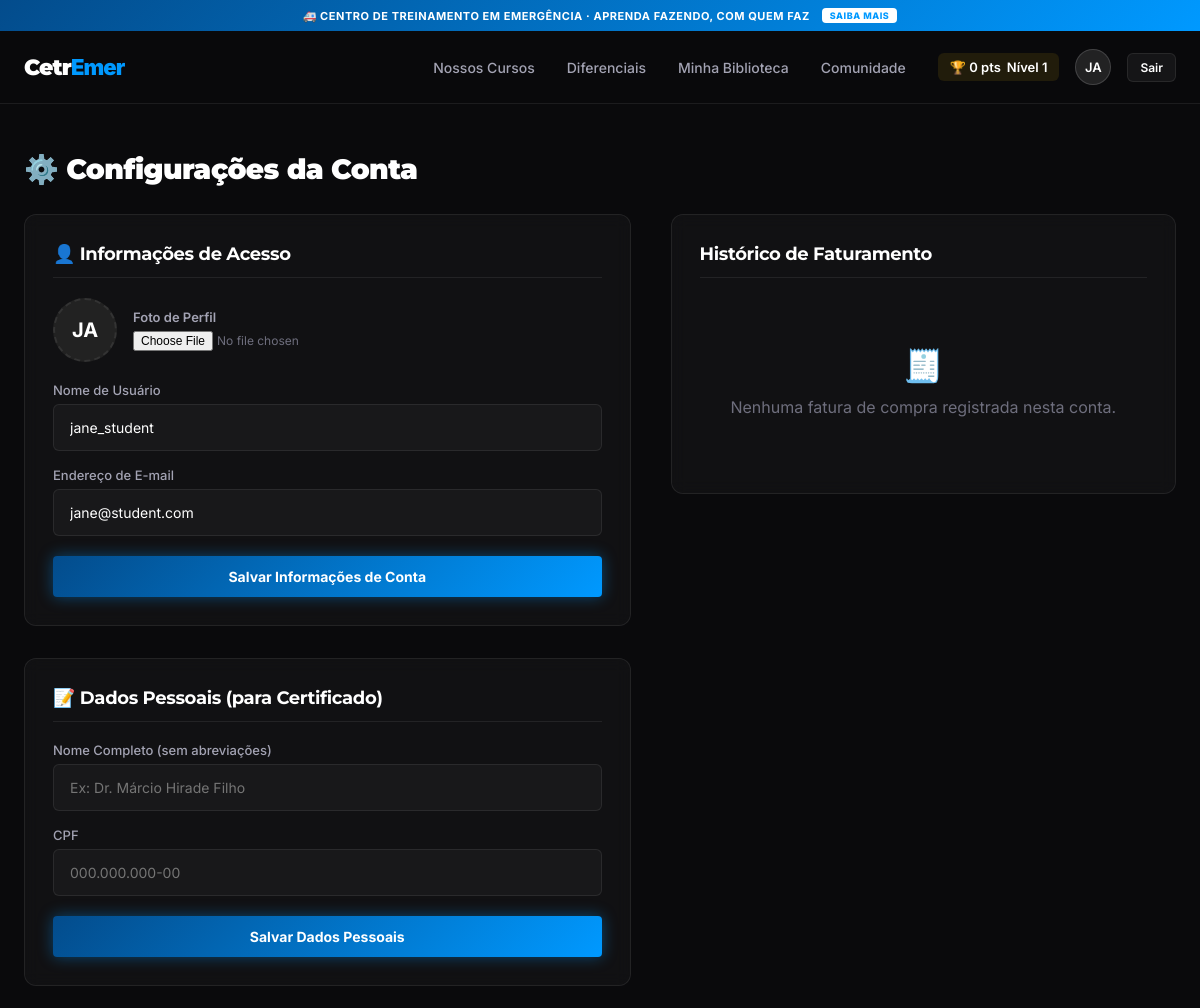
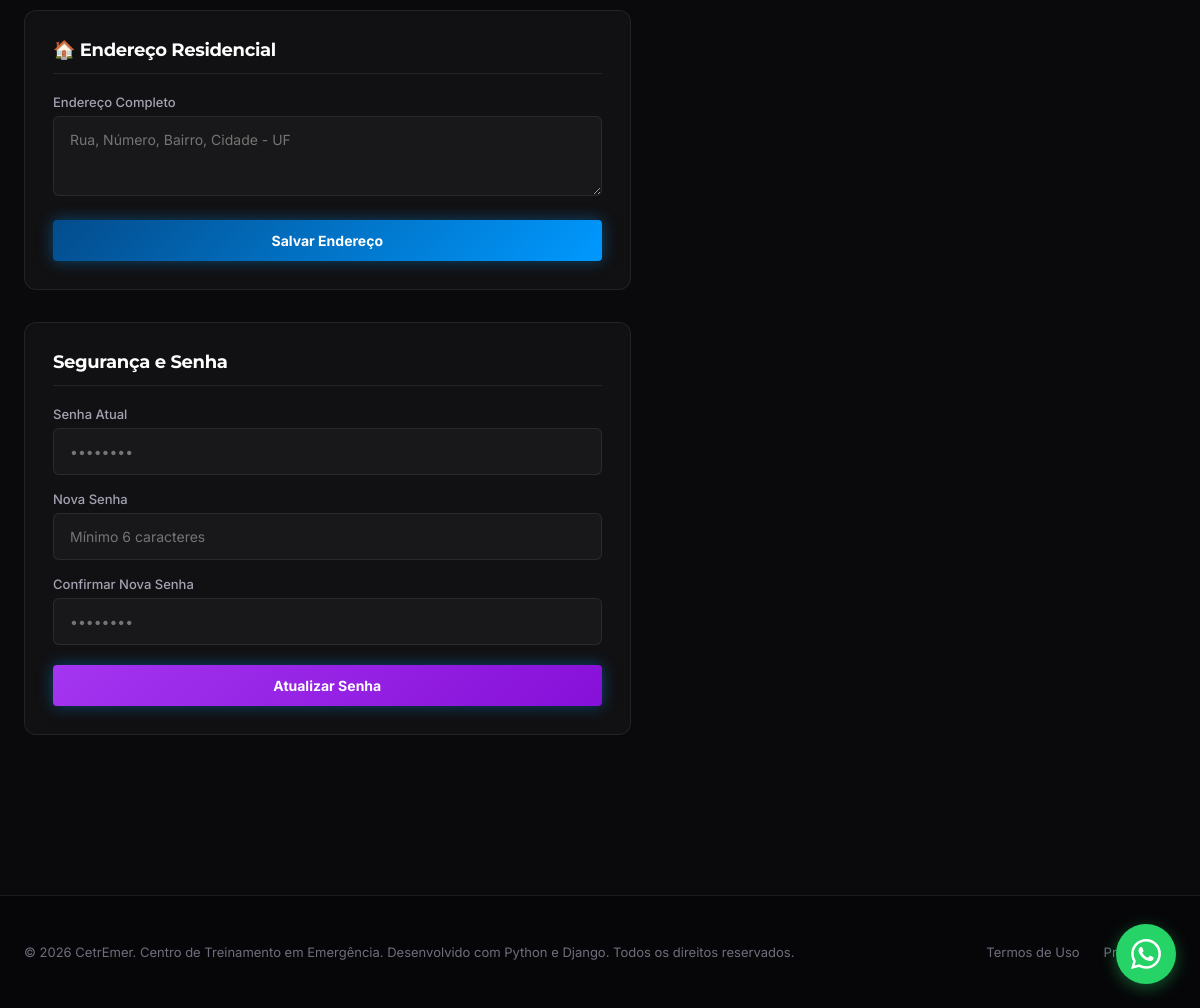
Page /settings/ (signed in) on the committed database (2 pictures, top to bottom).
### users/models.py (models this page shows, shortened)
class User(AbstractUser):
    class Role(models.TextChoices):
        STUDENT = 'STUDENT', 'Student'
        CREATOR = 'CREATOR', 'Creator'
        ADMIN = 'ADMIN', 'Admin'
    role = models.CharField(
        max_length=10,
        choices=Role.choices,
        default=Role.STUDENT
    )
    avatar = models.ImageField(upload_to='avatars/', null=True, blank=True)
    bio = models.TextField(blank=True)

class StudentProfile(models.Model):
    user = models.OneToOneField(User, on_delete=models.CASCADE, related_name='student_profile')
    points = models.PositiveIntegerField(default=0)
    level = models.PositiveIntegerField(default=1)
    title = models.CharField(max_length=50, default='Novice')
    full_name = models.CharField(max_length=255, blank=True, null=True, verbose_name="Nome Completo")
    cpf = models.CharField(max_length=14, blank=True, null=True, verbose_name="CPF")
    address = models.TextField(blank=True, null=True, verbose_name="Endereço")

### users/views.py (the view, shortened to what this page needs)
# urls.py: path('settings/', user_views.settings_view, name='settings'),
@login_required
def settings_view(request):
    error = None
    success = None
    orders = []
    if request.user.role == 'STUDENT':
        student_profile = request.user.student_profile
        orders = Order.objects.filter(student=student_profile).order_by('-created_at')
    return render(request, 'users/settings.html', {
        'orders': orders,
        'error': error,
        'success': success
    })

### templates/users/settings.html (shortened to what this page needs)
{% extends 'base.html' %}
{% load static %}
{% block content %}
<div class="container" style="padding-top: 48px; min-height: 100vh; padding-bottom: 96px;">
    <h1 style="font-family: var(--font-title); font-size: 28px; font-weight: 850; margin-bottom: 28px; color: #fff;">
        ⚙️ Configurações da Conta
    </h1>
    <div style="display: grid; grid-template-columns: 1.2fr 1fr; gap: 40px; align-items: start;">
        <div style="display: flex; flex-direction: column; gap: 32px;">
            <div class="glass-card" style="padding: 28px;">
                <h3 style="font-size: 18px; font-weight: 700; color: #fff; margin-bottom: 20px; border-bottom: 1px solid var(--border-color); padding-bottom: 12px; display: flex; align-items: center; gap: 8px;">
                    👤 Informações de Acesso
                </h3>
                <form method="post" enctype="multipart/form-data">
                    <div style="display: flex; align-items: center; gap: 16px; margin-bottom: 20px;">
                        {% if request.user.avatar %}
                            <img src="{{ request.user.avatar.url }}" style="width: 64px; height: 64px; border-radius: 50%; object-fit: cover; border: 2px solid var(--accent-color);">
                        {% else %}
                            <div style="width: 64px; height: 64px; border-radius: 50%; background: #222; display: flex; align-items: center; justify-content: center; font-size: 20px; font-weight: bold; color: #fff; border: 2px dashed var(--border-color);">
                                {{ request.user.username|slice:":2"|upper }}
                            </div>
                        {% endif %}
                        <div style="flex: 1;">
                            <label for="avatar" style="display: block; font-size: 13px; margin-bottom: 4px; color: var(--text-secondary); font-weight: 600;">Foto de Perfil</label>
                            <input type="file" id="avatar" name="avatar" accept="image/*" style="font-size: 12px; color: var(--text-muted);">
                        </div>
                    </div>
                    <div class="form-group" style="margin-bottom: 16px;">
                        <label for="username" style="display: block; font-size: 13px; margin-bottom: 6px; color: var(--text-secondary);">Nome de Usuário</label>
                        <input type="text" id="username" name="username" class="form-control" value="{{ request.user.username }}" required>
                    </div>
                    <div class="form-group" style="margin-bottom: 20px;">
                        <label for="email" style="display: block; font-size: 13px; margin-bottom: 6px; color: var(--text-secondary);">Endereço de E-mail</label>
                        <input type="email" id="email" name="email" class="form-control" value="{{ request.user.email }}" required>
                    </div>
                    <button type="submit" class="btn btn-primary" style="width: 100%; border: none; font-weight: 700; border-radius: 4px; padding: 12px;">
                        Salvar Informações de Conta
                    </button>
                </form>
            </div>
            {% if request.user.role == 'STUDENT' %}
            <div class="glass-card" style="padding: 28px;">
                <h3 style="font-size: 18px; font-weight: 700; color: #fff; margin-bottom: 20px; border-bottom: 1px solid var(--border-color); padding-bottom: 12px; display: flex; align-items: center; gap: 8px;">
                    📝 Dados Pessoais (para Certificado)
                </h3>
                <form method="post">
                    <div class="form-group" style="margin-bottom: 16px;">
                        <label for="full_name" style="display: block; font-size: 13px; margin-bottom: 6px; color: var(--text-secondary);">Nome Completo (sem abreviações)</label>
                        <input type="text" id="full_name" name="full_name" class="form-control" value="{{ request.user.student_profile.full_name|default:'' }}" placeholder="Ex: Dr. Márcio Hirade Filho" required>
                    </div>
                    <div class="form-group" style="margin-bottom: 20px;">
                        <label for="cpf" style="display: block; font-size: 13px; margin-bottom: 6px; color: var(--text-secondary);">CPF</label>
                        <input type="text" id="cpf" name="cpf" class="form-control" value="{{ request.user.student_profile.cpf|default:'' }}" placeholder="000.000.000-00" required>
                    </div>
                    <button type="submit" class="btn btn-primary" style="width: 100%; border: none; font-weight: 700; border-radius: 4px; padding: 12px;">
                        Salvar Dados Pessoais
                    </button>
                </form>
            </div>
            <div class="glass-card" style="padding: 28px;">
                <h3 style="font-size: 18px; font-weight: 700; color: #fff; margin-bottom: 20px; border-bottom: 1px solid var(--border-color); padding-bottom: 12px; display: flex; align-items: center; gap: 8px;">
                    🏠 Endereço Residencial
                </h3>
                <form method="post">
                    <div class="form-group" style="margin-bottom: 20px;">
                        <label for="address" style="display: block; font-size: 13px; margin-bottom: 6px; color: var(--text-secondary);">Endereço Completo</label>
                        <textarea id="address" name="address" class="form-control" style="height: 80px; resize: vertical;" placeholder="Rua, Número, Bairro, Cidade - UF" required>{{ request.user.student_profile.address|default:'' }}</textarea>
                    </div>
                    <button type="submit" class="btn btn-primary" style="width: 100%; border: none; font-weight: 700; border-radius: 4px; padding: 12px;">
                        Salvar Endereço
                    </button>
                </form>
            </div>
            {% endif %}
            <div class="glass-card" style="padding: 28px;">
                <h3 style="font-size: 18px; font-weight: 700; color: #fff; margin-bottom: 20px; border-bottom: 1px solid var(--border-color); padding-bottom: 12px;">
                    Segurança e Senha
                </h3>
                <form method="post">
                    <div class="form-group" style="margin-bottom: 16px;">
                        <label for="password_old" style="display: block; font-size: 13px; margin-bottom: 6px; color: var(--text-secondary);">Senha Atual</label>
                        <input type="password" id="password_old" name="password_old" class="form-control" required placeholder="••••••••">
                    </div>
                    <div class="form-group" style="margin-bottom: 16px;">
                        <label for="password_new" style="display: block; font-size: 13px; margin-bottom: 6px; color: var(--text-secondary);">Nova Senha</label>
                        <input type="password" id="password_new" name="password_new" class="form-control" required placeholder="Mínimo 6 caracteres">
                    </div>
                    <div class="form-group" style="margin-bottom: 20px;">
                        <label for="password_confirm" style="display: block; font-size: 13px; margin-bottom: 6px; color: var(--text-secondary);">Confirmar Nova Senha</label>
                        <input type="password" id="password_confirm" name="password_confirm" class="form-control" required placeholder="••••••••">
                    </div>
                    <button type="submit" class="btn btn-primary" style="width: 100%; border: none; font-weight: 700; border-radius: 4px; padding: 12px; background: linear-gradient(135deg, #a435f0 0%, #8710d8 100%);">
                        Atualizar Senha
                    </button>
                </form>
            </div>
        </div>
        <div class="glass-card" style="padding: 28px;">
            <h3 style="font-size: 18px; font-weight: 700; color: #fff; margin-bottom: 20px; border-bottom: 1px solid var(--border-color); padding-bottom: 12px;">
                Histórico de Faturamento
            </h3>
            {% if orders %}
                <div style="display: flex; flex-direction: column; gap: 16px;">
                    {% for order in orders %}
                        <div style="background: rgba(255,255,255,0.02); border: 1px solid var(--border-color); padding: 16px; border-radius: 6px; display: flex; justify-content: space-between; align-items: center;">
                            <div>
                                <h4 style="font-size: 14px; font-weight: 700; color: #fff; margin-bottom: 4px;">
                                    {{ order.course.title }}
                                </h4>
                                <span style="font-size: 11px; color: var(--text-muted);">
                                    Ped. #{{ order.id }} • {{ order.created_at|date:"d/m/Y H:i" }}
                                </span>
                            </div>
                            <div style="text-align: right;">
                                <div style="font-size: 14px; font-weight: 700; color: #fff; margin-bottom: 4px;">
                                    R$ {{ order.price }}
                                </div>
                                {% if order.status == 'PAID' %}
                                    <span style="font-size: 10px; font-weight: 700; color: #2ecc71; background: rgba(46, 204, 113, 0.1); padding: 2px 8px; border-radius: 4px; border: 1px solid rgba(46, 204, 113, 0.2);">
                                        PAGO
                                    </span>
                                {% else %}
                                    <span style="font-size: 10px; font-weight: 700; color: #f1c40f; background: rgba(241, 196, 15, 0.1); padding: 2px 8px; border-radius: 4px; border: 1px solid rgba(241, 196, 15, 0.2);">
                                        PENDENTE
                                    </span>
                                {% endif %}
                            </div>
                        </div>
                    {% endfor %}
                </div>
            {% else %}
                <div style="text-align: center; padding: 48px 0; color: var(--text-muted);">
                    <span style="font-size: 32px; display: block; margin-bottom: 12px;">🧾</span>
                    Nenhuma fatura de compra registrada nesta conta.
                </div>
            {% endif %}
        </div>
    </div>
</div>
{% endblock %}

### templates/base.html (shortened to what this page needs)
{% load static %}
<!DOCTYPE html>
<html lang="pt-BR">
<head>
    <link rel="stylesheet" href="{% static 'css/main.css' %}">
    <link rel="stylesheet" href="{% static 'css/components.css' %}">
</head>
<body>
    <div class="header-wrapper">
        <div class="top-bar" style="background: linear-gradient(135deg, #034c8c 0%, #0099ff 100%);">
            <span>🚑 CENTRO DE TREINAMENTO EM EMERGÊNCIA · APRENDA FAZENDO, COM QUEM FAZ</span>
            <a href="{% url 'landing' %}#features">SAIBA MAIS</a>
        </div>
        <nav class="nav">
            <div class="container nav-inner">
                <a class="logo" href="{% url 'landing' %}">
                    <span style="font-family: var(--font-title); font-size: 22px; font-weight: 900; letter-spacing: -0.04em; color: #fff;">Cetr<span style="color: #0099ff;">Emer</span></span>
                </a>
                <ul class="nav-links">
                    <li><a href="{% url 'landing' %}#catalog">Nossos Cursos</a></li>
                    <li><a href="{% url 'landing' %}#features">Diferenciais</a></li>
                      {% if user.is_authenticated %}
                        {% if user.role == 'CREATOR' %}
                            <li><a href="{% url 'creator_dashboard' %}">Painel do Produtor</a></li>
                        {% else %}
                            <li><a href="{% url 'dashboard' %}">Minha Biblioteca</a></li>
                        {% endif %}
                        <li><a href="{% url 'community_hub' %}">Comunidade</a></li>
                        <div class="nav-user">
                            {% if user.role == 'STUDENT' %}
                                <div class="nav-user-points">
                                    <span>🏆 {{ user.student_profile.points }} pts</span>
                                    <span>Nível {{ user.student_profile.level }}</span>
                                </div>
                            {% endif %}
                            <a href="{% url 'settings' %}" title="Configurações da Conta" style="text-decoration: none; cursor: pointer; display: flex; align-items: center;">
                                {% if user.avatar %}
                                    <img class="nav-user-avatar" src="{{ user.avatar.url }}" alt="{{ user.username }}" style="border-radius: 50%; border: 1px solid rgba(255,255,255,0.15); width: 36px; height: 36px; object-fit: cover;">
                                {% else %}
                                    <div class="nav-user-avatar" style="background: rgba(255,255,255,0.1); display: flex; align-items: center; justify-content: center; font-weight: 600; font-size: 13px; border-radius: 50%; color: #fff; width: 36px; height: 36px; border: 1px solid rgba(255,255,255,0.15); transition: border-color 0.2s;">
                                        {{ user.username|slice:":2"|upper }}
                                    </div>
                                {% endif %}
                            </a>
                            <li>
                                <form action="{% url 'logout' %}" method="post" style="display: inline;">
                                    <button type="submit" class="btn btn-secondary" style="padding: 6px 12px; font-size: 12px; height: auto;">Sair</button>
                                </form>
                            </li>
                        </div>
                    {% endif %}
                </ul>
            </div>
        </nav>
    </div>
    {% block content %}
    {% endblock %}
    <footer class="footer">
        <div class="container footer-inner">
            <span class="footer-text">© 2026 CetrEmer. Centro de Treinamento em Emergência. Desenvolvido com Python e Django. Todos os direitos reservados.</span>
            <div style="display: flex; gap: 24px;">
                <a href="#" class="footer-text">Termos de Uso</a>
                <a href="#" class="footer-text">Privacidade</a>
            </div>
        </div>
    </footer>
    <a href="https://wa.me/5567996494740" target="_blank" rel="noopener" class="wa-float-btn" aria-label="Fale conosco no WhatsApp">
    </a>
</body>
</html>

### rows in the picture
User: student_profile.points "0", student_profile.level "1", username "JA", user.username "JA", username "jane_student", email "jane@student.com"
